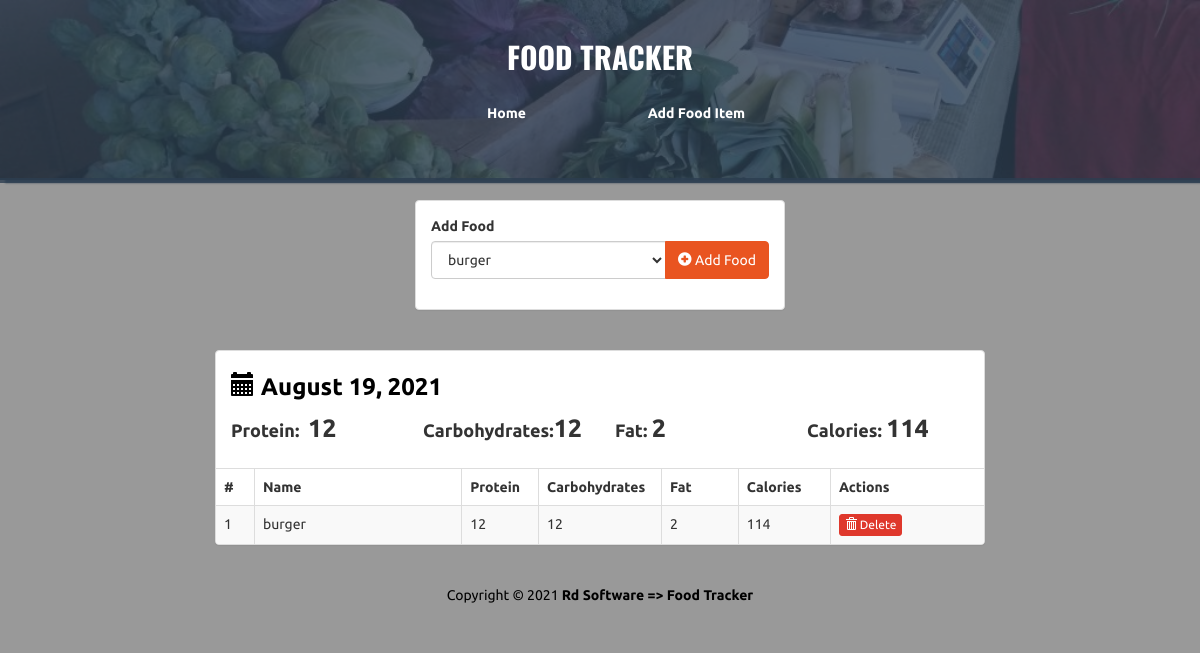
The app's page /view/4 with its own data.
### main.py (models this page shows)
class Log(db.Model):
    id = db.Column(db.Integer, primary_key=True)
    date = db.Column(db.Date, nullable=False)
    foods = db.relationship('Food', secondary=log_food, lazy='dynamic')

class Food(db.Model):
    id = db.Column(db.Integer, primary_key=True)
    name = db.Column(db.String(50), unique=True, nullable=False)
    proteins = db.Column(db.Integer, nullable=False)
    carbs = db.Column(db.Integer, nullable=False)
    fats = db.Column(db.Integer, nullable=False)
    @property
    def calories(self):
        return self.proteins * 4 + self.carbs * 4 + self.fats * 9

### main.py (the view)
@app.route('/view/<int:log_id>')
def view(log_id):
    log = Log.query.get_or_404(log_id)
    foods = Food.query.all()
    totals ={
        'protein':0,
        'carbs':0,
        'fat':0,
        'calories':0
    }
    for food in log.foods:
        totals['protein'] += food.proteins
        totals['carbs'] += food.carbs
        totals['fat']+= food.fats
        totals['calories']+=food.calories
    return render_template('view.html',foods=foods,log=log,totals=totals)

### templates/view.html (shortened to what this page needs)
<!DOCTYPE html>
<html lang="en">
	<head>
		<link rel="stylesheet" href="{{url_for('static',filename='/bs/css/united.min.css')}}" />
		<link rel="stylesheet" href="{{url_for('static',filename='/styles.css')}}" />
	</head>
	<body>
		<div class="container-fluid" id="wrapper">
			<div class="row" id="homeJumbo">
				<div class="overlay"></div>
				<div class="col-lg-12">
					<h1>
						<a href="{{url_for('index')}}">FOOD TRACKER</a>
					</h1>
					<div class="row t20">
						<div class="col-lg-4 col-lg-offset-4">
							<ul class="nav nav-pills nav-justified">
							  <li role="presentation">
							  	<a href="{{url_for('index')}}" title="Home">Home</a>
							  </li>
							  <li role="presentation">
							  	<a href="{{url_for('add')}}" title="Add Food Item">Add Food Item</a>
							  </li>
							</ul>
						</div>
					</div>
				</div>
			</div>
			<div class="row t20">
				<div class="col-lg-4 col-lg-offset-4">
					<div class="panel panel-default">
						<div class="panel-body">
							<form action="{{url_for('add_food_to_log',log_id=log.id)}}" method="POST" role="form">
								<div class="form-group">
									<label>Add Food</label>
									<div class="input-group">
									  <select class="form-control" name="food-select">
										  {% for food in foods %}
					                        <option value={{food.id}}>{{food.name}}</option>
					                      {% endfor %}
					                    </select>
									  <span class="input-group-btn">
										<button type="submit" class="btn btn-primary" id="add-btn">
										  <i class="glyphicon glyphicon-plus-sign"></i> Add Food
										</button>
									  </span>
									</div>
								</div>
							</form>
						</div>
					</div>
				</div>
			</div>
			<div class="row t20">
				<div class="col-lg-8 col-lg-offset-2">
					<div class="panel panel-default">
						<div class="panel-body">
							<h3 class="lean-h text-black">
								<i class="glyphicon glyphicon-calendar"></i> {{ log.date.strftime('%B %d, %Y') }}
							</h3>
							<div class="row">
								<div class="col-lg-3">
									<h4 class="lean-h">
										Protein: &nbsp;<strong class="f25">{{totals['protein']}}</strong>
									</h4>
								</div>
								<div class="col-lg-3">
									<h4 class="lean-h">
									  Carbohydrates:<strong class="f25">{{totals['carbs']}}</strong>
									</h4>
								</div>
								<div class="col-lg-3">
									<h4 class="lean-h">
										Fat: <strong class="f25">{{totals['fat']}}</strong>
									</h4>
								</div>
								<div class="col-lg-3">
									<h4 class="lean-h">
										Calories: <strong class="f25">{{totals['calories']}}</strong>
									</h4>
								</div>
							</div>
						</div>
						<div class="table-responsive">
							<table class="table table-striped table-hover table-bordered">
								<thead>
									<tr>
										<th style="width: 5%;">#</th>
										<th>Name</th>
										<th style="width: 10%;">Protein</th>
										<th style="width: 16%;">Carbohydrates</th>
										<th style="width: 10%;">Fat</th>
										<th style="width: 12%;">Calories</th>
										<th style="width: 20%;">Actions</th>
									</tr>
								</thead>
								<tbody>
									{% for food in log.foods %}
									<tr>
										<td>{{ loop.index }}</td><td>{{food.name}}</td><td>{{food.proteins}}</td>
										<td>{{food.carbs}}</td><td>{{food.fats}}</th><td>{{food.calories}}</td>
										<td>
											<a href="{{url_for('remove_food_from_log',log_id=log.id,food_id=food.id)}}" class="btn btn-danger btn-xs">
												<i class="glyphicon glyphicon-trash"></i> Delete
											</a>
										</td>
									</tr>
									{% endfor %}
								</tbody>
							</table>
						</div>
					</div>
				</div>
			</div>
			<footer>
				<div class="row pad">
					<div class="col-lg-12 text-center">
						Copyright &copy; 2021 <strong>Rd Software => Food Tracker</strong>
					</div>
				</div>
			</footer>
		</div>
	</body>
</html>

### static/styles.css (style rules this page uses)
body { background: rgba(0, 0, 0, .4); font-family: 'Ubuntu', sans-serif; }
#homeJumbo { position: relative; min-height: 180px; background: rgba(44, 62, 80, .8); background-image: url('./img/bg.jpg'); background-size: cover; background-repeat: no-repeat; border-bottom: 2px solid rgba(44, 62, 80, .8); box-shadow: 7px 1px 2px 2px rgba(44, 62, 80, .8); }
#homeJumbo > div.overlay { position: absolute; height: 183px; width: 100%; background: rgba(44, 62, 80, .8); }
#homeJumbo h1 { font-size: 30px; color: white; font-family: 'Oswald'; text-align: center; padding-top: 20px; font-weight: bolder; }
#homeJumbo h1 > a { color: white; text-decoration: none; }
.t20 { margin-top: 20px; }
.f25 { font-size: 25px; }
.nav-justified>li>a { color: white; font-weight: bolder; }
.nav-pills>li+li { padding-left: 10px; }
.lean-h { margin-top: 5px; margin-bottom: 10px; font-weight: bolder; }
.text-black { color: black !important; }
footer { margin-top: 20px; color: black; margin-bottom: 20px; }

### records on screen
Log: date "August 19, 2021"
Food: name "burger", proteins "12", carbs "12", fats "2", calories "114"

### other values on screen
{{ totals['protein'] }} "12"
{{ totals['carbs'] }} "12"
{{ totals['fat'] }} "2"
{{ totals['calories'] }} "114"
form field food-select "burger"
